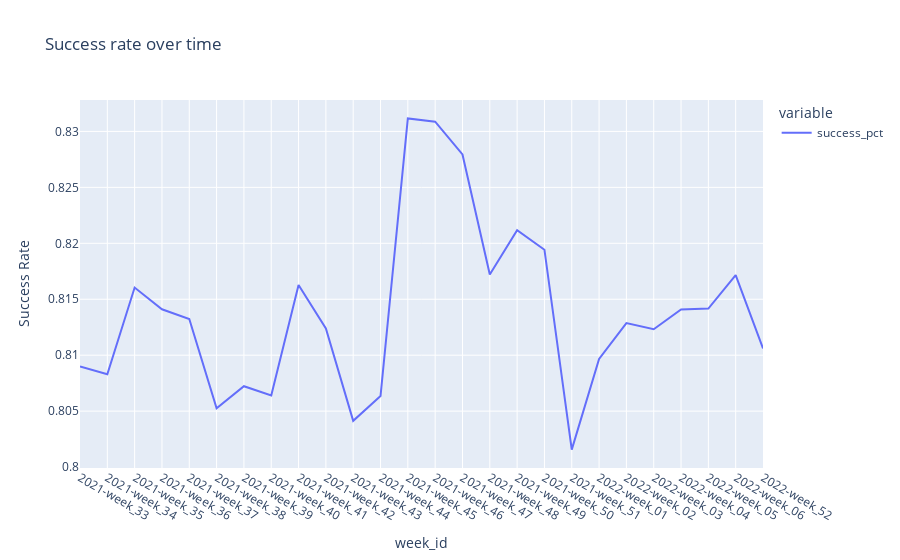

The code cell stored with this chart in its notebook:
### Code cell
fig27 = px.line(succ_wow, x='week_id', y=['success_pct'],title = 'Success rate over time')
fig27.update_layout(xaxis_title='week_id', yaxis_title='Success Rate')
fig27.show()

### Figure 1 — Plotly figure (JSON) as saved in the notebook; plotly's stock layout.template omitted (floating-point values rounded to 4 significant figures)
{"data": [{"hovertemplate": "variable=success_pct<br>week_id=%{x}<br>value=%{y}<extra></extra>", "legendgroup": "success_pct", "line": {"color": "#636efa", "dash": "solid"}, "marker": {"symbol": "circle"}, "mode": "lines", "name": "success_pct", "orientation": "v", "showlegend": true, "type": "scatter", "x": ["2021-week_33", "2021-week_34", "2021-week_35", "2021-week_36", "2021-week_37", "2021-week_38", "2021-week_39", "2021-week_40", "2021-week_41", "2021-week_42", "2021-week_43", "2021-week_44", "2021-week_45", "2021-week_46", "2021-week_47", "2021-week_48", "2021-week_49", "2021-week_50", "2021-week_51", "2022-week_01", "2022-week_02", "2022-week_03", "2022-week_04", "2022-week_05", "2022-week_06", "2022-week_52"], "xaxis": "x", "y": [0.809, 0.8083, 0.816, 0.8141, 0.8132, 0.8053, 0.8072, 0.8064, 0.8163, 0.8124, 0.8041, 0.8064, 0.8312, 0.8309, 0.8279, 0.8172, 0.8212, 0.8194, 0.8016, 0.8097, 0.8129, 0.8123, 0.8141, 0.8142, 0.8172, 0.8106], "yaxis": "y"}], "layout": {"autosize": true, "legend": {"title": {"text": "variable"}, "tracegroupgap": 0}, "title": {"text": "Success rate over time"}, "xaxis": {"anchor": "y", "autorange": true, "domain": [0, 1], "range": [0, 25], "title": {"text": "week_id"}, "type": "category"}, "yaxis": {"anchor": "x", "autorange": true, "domain": [0, 1], "range": [0.7999, 0.8328], "title": {"text": "Success Rate"}, "type": "linear"}}}
